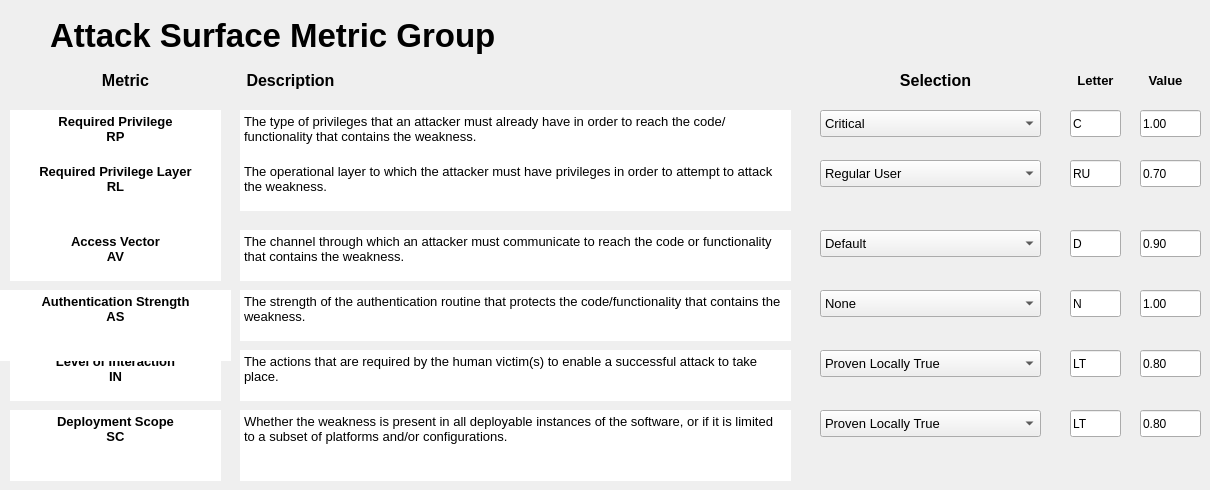
    <widget class="QWidget" name="tab_3">
     <attribute name="title">
      <string>Attack Surface</string>
     </attribute>
     <widget class="QLineEdit" name="txtB_AS_AS_Value">
      <property name="geometry">
       <rect>
        <x>1140</x>
        <y>290</y>
        <width>61</width>
        <height>27</height>
       </rect>
      </property>
      <property name="text">
       <string>1.00</string>
      </property>
     </widget>
     <widget class="QTextEdit" name="textEdit_11">
      <property name="geometry">
       <rect>
        <x>240</x>
        <y>110</y>
        <width>551</width>
        <height>51</height>
       </rect>
      </property>
      <property name="frameShape">
       <enum>QFrame::NoFrame</enum>
      </property>
      <property name="lineWidth">
       <number>0</number>
      </property>
      <property name="html">
       <string>&lt;!DOCTYPE HTML PUBLIC &quot;-//W3C//DTD HTML 4.0//EN&quot; &quot;http://www.w3.org/TR/REC-html40/strict.dtd&quot;&gt;
&lt;html&gt;&lt;head&gt;&lt;meta name=&quot;qrichtext&quot; content=&quot;1&quot; /&gt;&lt;style type=&quot;text/css&quot;&gt;
p, li { white-space: pre-wrap; }
&lt;/style&gt;&lt;/head&gt;&lt;body style=&quot; font-family:'.AppleSystemUIFont'; font-size:10pt; font-weight:400; font-style:normal;&quot;&gt;
&lt;p style=&quot; margin-top:0px; margin-bottom:0px; margin-left:0px; margin-right:0px; -qt-block-indent:0; text-indent:0px;&quot;&gt;&lt;span style=&quot; font-family:'MS Shell Dlg 2';&quot;&gt;The type of privileges that an attacker must already have in order to reach the code/functionality that contains the weakness. &lt;/span&gt;&lt;/p&gt;&lt;/body&gt;&lt;/html&gt;</string>
      </property>
     </widget>
     <widget class="QComboBox" name="cBox_AS_AV">
      <property name="geometry">
       <rect>
        <x>820</x>
        <y>230</y>
        <width>221</width>
        <height>27</height>
       </rect>
      </property>
      <property name="font">
       <font>
        <pointsize>10</pointsize>
       </font>
      </property>
      <item>
       <property name="text">
        <string>Default</string>
       </property>
      </item>
     </widget>
     <widget class="QLineEdit" name="txtB_AS_AV_Letter">
      <property name="geometry">
       <rect>
        <x>1070</x>
        <y>230</y>
        <width>51</width>
        <height>27</height>
       </rect>
      </property>
      <property name="text">
       <string>D</string>
      </property>
     </widget>
     <widget class="QTextEdit" name="textEdit_12">
      <property name="geometry">
       <rect>
        <x>240</x>
        <y>290</y>
        <width>551</width>
        <height>51</height>
       </rect>
      </property>
      <property name="frameShape">
       <enum>QFrame::NoFrame</enum>
      </property>
      <property name="lineWidth">
       <number>0</number>
      </property>
      <property name="html">
       <string>&lt;!DOCTYPE HTML PUBLIC &quot;-//W3C//DTD HTML 4.0//EN&quot; &quot;http://www.w3.org/TR/REC-html40/strict.dtd&quot;&gt;
&lt;html&gt;&lt;head&gt;&lt;meta name=&quot;qrichtext&quot; content=&quot;1&quot; /&gt;&lt;style type=&quot;text/css&quot;&gt;
p, li { white-space: pre-wrap; }
&lt;/style&gt;&lt;/head&gt;&lt;body style=&quot; font-family:'.AppleSystemUIFont'; font-size:10pt; font-weight:400; font-style:normal;&quot;&gt;
&lt;p style=&quot; margin-top:0px; margin-bottom:0px; margin-left:0px; margin-right:0px; -qt-block-indent:0; text-indent:0px;&quot;&gt;&lt;span style=&quot; font-family:'MS Shell Dlg 2';&quot;&gt;The strength of the authentication routine that protects the code/functionality that contains the weakness. &lt;/span&gt;&lt;/p&gt;&lt;/body&gt;&lt;/html&gt;</string>
      </property>
     </widget>
     <widget class="QLineEdit" name="txtB_AS_RP_Letter">
      <property name="geometry">
       <rect>
        <x>1070</x>
        <y>110</y>
        <width>51</width>
        <height>27</height>
       </rect>
      </property>
      <property name="text">
       <string>C</string>
      </property>
     </widget>
     <widget class="QLineEdit" name="txtB_AS_AV_Value">
      <property name="geometry">
       <rect>
        <x>1140</x>
        <y>230</y>
        <width>61</width>
        <height>27</height>
       </rect>
      </property>
      <property name="text">
       <string>0.90</string>
      </property>
     </widget>
     <widget class="QLabel" name="label_17">
      <property name="geometry">
       <rect>
        <x>1140</x>
        <y>70</y>
        <width>51</width>
        <height>21</height>
       </rect>
      </property>
      <property name="font">
       <font>
        <pointsize>12</pointsize>
        <weight>75</weight>
        <bold>true</bold>
       </font>
      </property>
      <property name="text">
       <string>&lt;html&gt;&lt;head/&gt;&lt;body&gt;&lt;p&gt;&lt;span style=&quot; font-size:10pt;&quot;&gt;Value&lt;/span&gt;&lt;/p&gt;&lt;/body&gt;&lt;/html&gt;</string>
      </property>
      <property name="alignment">
       <set>Qt::AlignCenter</set>
      </property>
     </widget>
     <widget class="QComboBox" name="cBox_AS_IN">
      <property name="geometry">
       <rect>
        <x>820</x>
        <y>350</y>
        <width>221</width>
        <height>27</height>
       </rect>
      </property>
      <property name="font">
       <font>
        <pointsize>10</pointsize>
       </font>
      </property>
      <item>
       <property name="text">
        <string>Proven Locally True</string>
       </property>
      </item>
     </widget>
     <widget class="QLineEdit" name="txtB_AS_RP_Value">
      <property name="geometry">
       <rect>
        <x>1140</x>
        <y>110</y>
        <width>61</width>
        <height>27</height>
       </rect>
      </property>
      <property name="text">
       <string>1.00</string>
      </property>
     </widget>
     <widget class="QTextEdit" name="textEdit_13">
      <property name="geometry">
       <rect>
        <x>240</x>
        <y>160</y>
        <width>551</width>
        <height>51</height>
       </rect>
      </property>
      <property name="frameShape">
       <enum>QFrame::NoFrame</enum>
      </property>
      <property name="lineWidth">
       <number>0</number>
      </property>
      <property name="html">
       <string>&lt;!DOCTYPE HTML PUBLIC &quot;-//W3C//DTD HTML 4.0//EN&quot; &quot;http://www.w3.org/TR/REC-html40/strict.dtd&quot;&gt;
&lt;html&gt;&lt;head&gt;&lt;meta name=&quot;qrichtext&quot; content=&quot;1&quot; /&gt;&lt;style type=&quot;text/css&quot;&gt;
p, li { white-space: pre-wrap; }
&lt;/style&gt;&lt;/head&gt;&lt;body style=&quot; font-family:'.AppleSystemUIFont'; font-size:10pt; font-weight:400; font-style:normal;&quot;&gt;
&lt;p style=&quot; margin-top:0px; margin-bottom:0px; margin-left:0px; margin-right:0px; -qt-block-indent:0; text-indent:0px;&quot;&gt;&lt;span style=&quot; font-family:'MS Shell Dlg 2';&quot;&gt;The operational layer to which the attacker must have privileges in order to attempt to attack the weakness. &lt;/span&gt;&lt;/p&gt;&lt;/body&gt;&lt;/html&gt;</string>
      </property>
     </widget>
     <widget class="QComboBox" name="cBox_AS_RL">
      <property name="geometry">
       <rect>
        <x>820</x>
        <y>160</y>
        <width>221</width>
        <height>27</height>
       </rect>
      </property>
      <property name="font">
       <font>
        <pointsize>10</pointsize>
       </font>
      </property>
      <item>
       <property name="text">
        <string>Regular User</string>
       </property>
      </item>
     </widget>
     <widget class="QLineEdit" name="txtB_AS_RL_Value">
      <property name="geometry">
       <rect>
        <x>1140</x>
        <y>160</y>
        <width>61</width>
        <height>27</height>
       </rect>
      </property>
      <property name="text">
       <string>0.70</string>
      </property>
     </widget>
     <widget class="QComboBox" name="cBox_AS_AS">
      <property name="geometry">
       <rect>
        <x>820</x>
        <y>290</y>
        <width>221</width>
        <height>27</height>
       </rect>
      </property>
      <property name="font">
       <font>
        <pointsize>10</pointsize>
       </font>
      </property>
      <item>
       <property name="text">
        <string>None</string>
       </property>
      </item>
     </widget>
     <widget class="QLabel" name="label_18">
      <property name="geometry">
       <rect>
        <x>90</x>
        <y>70</y>
        <width>71</width>
        <height>21</height>
       </rect>
      </property>
      <property name="font">
       <font>
        <pointsize>12</pointsize>
        <weight>75</weight>
        <bold>true</bold>
       </font>
      </property>
      <property name="text">
       <string>Metric</string>
      </property>
      <property name="alignment">
       <set>Qt::AlignCenter</set>
      </property>
     </widget>
     <widget class="QTextEdit" name="textEdit_14">
      <property name="geometry">
       <rect>
        <x>10</x>
        <y>230</y>
        <width>211</width>
        <height>51</height>
       </rect>
      </property>
      <property name="frameShape">
       <enum>QFrame::NoFrame</enum>
      </property>
      <property name="lineWidth">
       <number>0</number>
      </property>
      <property name="html">
       <string>&lt;!DOCTYPE HTML PUBLIC &quot;-//W3C//DTD HTML 4.0//EN&quot; &quot;http://www.w3.org/TR/REC-html40/strict.dtd&quot;&gt;
&lt;html&gt;&lt;head&gt;&lt;meta name=&quot;qrichtext&quot; content=&quot;1&quot; /&gt;&lt;style type=&quot;text/css&quot;&gt;
p, li { white-space: pre-wrap; }
&lt;/style&gt;&lt;/head&gt;&lt;body style=&quot; font-family:'.AppleSystemUIFont'; font-size:10pt; font-weight:400; font-style:normal;&quot;&gt;
&lt;p align=&quot;center&quot; style=&quot; margin-top:0px; margin-bottom:0px; margin-left:0px; margin-right:0px; -qt-block-indent:0; text-indent:0px;&quot;&gt;&lt;span style=&quot; font-family:'Ubuntu'; font-weight:600;&quot;&gt;Access Vector&lt;/span&gt;&lt;/p&gt;
&lt;p align=&quot;center&quot; style=&quot; margin-top:0px; margin-bottom:0px; margin-left:0px; margin-right:0px; -qt-block-indent:0; text-indent:0px;&quot;&gt;&lt;span style=&quot; font-family:'Ubuntu'; font-weight:600;&quot;&gt;AV&lt;/span&gt;&lt;/p&gt;&lt;/body&gt;&lt;/html&gt;</string>
      </property>
     </widget>
     <widget class="QTextEdit" name="textEdit_15">
      <property name="geometry">
       <rect>
        <x>10</x>
        <y>350</y>
        <width>211</width>
        <height>51</height>
       </rect>
      </property>
      <property name="frameShape">
       <enum>QFrame::NoFrame</enum>
      </property>
      <property name="lineWidth">
       <number>0</number>
      </property>
      <property name="html">
       <string>&lt;!DOCTYPE HTML PUBLIC &quot;-//W3C//DTD HTML 4.0//EN&quot; &quot;http://www.w3.org/TR/REC-html40/strict.dtd&quot;&gt;
&lt;html&gt;&lt;head&gt;&lt;meta name=&quot;qrichtext&quot; content=&quot;1&quot; /&gt;&lt;style type=&quot;text/css&quot;&gt;
p, li { white-space: pre-wrap; }
&lt;/style&gt;&lt;/head&gt;&lt;body style=&quot; font-family:'.AppleSystemUIFont'; font-size:10pt; font-weight:400; font-style:normal;&quot;&gt;
&lt;p align=&quot;center&quot; style=&quot; margin-top:0px; margin-bottom:0px; margin-left:0px; margin-right:0px; -qt-block-indent:0; text-indent:0px;&quot;&gt;&lt;span style=&quot; font-family:'Ubuntu'; font-weight:600;&quot;&gt;Level of Interaction&lt;/span&gt;&lt;/p&gt;
&lt;p align=&quot;center&quot; style=&quot; margin-top:0px; margin-bottom:0px; margin-left:0px; margin-right:0px; -qt-block-indent:0; text-indent:0px;&quot;&gt;&lt;span style=&quot; font-family:'Ubuntu'; font-weight:600;&quot;&gt;IN&lt;/span&gt;&lt;/p&gt;&lt;/body&gt;&lt;/html&gt;</string>
      </property>
     </widget>
     <widget class="QComboBox" name="cBox_AS_RP">
      <property name="geometry">
       <rect>
        <x>820</x>
        <y>110</y>
        <width>221</width>
        <height>27</height>
       </rect>
      </property>
      <property name="font">
       <font>
        <pointsize>10</pointsize>
       </font>
      </property>
      <item>
       <property name="text">
        <string>Critical</string>
       </property>
      </item>
     </widget>
     <widget class="QLabel" name="label_19">
      <property name="geometry">
       <rect>
        <x>50</x>
        <y>0</y>
        <width>1141</width>
        <height>71</height>
       </rect>
      </property>
      <property name="font">
       <font>
        <pointsize>25</pointsize>
        <weight>75</weight>
        <italic>false</italic>
        <bold>true</bold>
        <underline>false</underline>
        <strikeout>false</strikeout>
        <kerning>true</kerning>
       </font>
      </property>
      <property name="text">
       <string>Attack Surface Metric Group</string>
      </property>
     </widget>
     <widget class="QLabel" name="label_20">
      <property name="geometry">
       <rect>
        <x>230</x>
        <y>70</y>
        <width>121</width>
        <height>21</height>
       </rect>
      </property>
      <property name="font">
       <font>
        <pointsize>12</pointsize>
        <weight>75</weight>
        <bold>true</bold>
       </font>
      </property>
      <property name="text">
       <string>Description</string>
      </property>
      <property name="alignment">
       <set>Qt::AlignCenter</set>
      </property>
     </widget>
     <widget class="QLineEdit" name="txtB_AS_IN_Value">
      <property name="geometry">
       <rect>
        <x>1140</x>
        <y>350</y>
        <width>61</width>
        <height>27</height>
       </rect>
      </property>
      <property name="text">
       <string>0.80</string>
      </property>
     </widget>
     <widget class="QTextEdit" name="textEdit_16">
      <property name="geometry">
       <rect>
        <x>0</x>
        <y>290</y>
        <width>231</width>
        <height>71</height>
       </rect>
      </property>
      <property name="frameShape">
       <enum>QFrame::NoFrame</enum>
      </property>
      <property name="lineWidth">
       <number>0</number>
      </property>
      <property name="html">
       <string>&lt;!DOCTYPE HTML PUBLIC &quot;-//W3C//DTD HTML 4.0//EN&quot; &quot;http://www.w3.org/TR/REC-html40/strict.dtd&quot;&gt;
&lt;html&gt;&lt;head&gt;&lt;meta name=&quot;qrichtext&quot; content=&quot;1&quot; /&gt;&lt;style type=&quot;text/css&quot;&gt;
p, li { white-space: pre-wrap; }
&lt;/style&gt;&lt;/head&gt;&lt;body style=&quot; font-family:'.AppleSystemUIFont'; font-size:10pt; font-weight:400; font-style:normal;&quot;&gt;
&lt;p align=&quot;center&quot; style=&quot; margin-top:0px; margin-bottom:0px; margin-left:0px; margin-right:0px; -qt-block-indent:0; text-indent:0px;&quot;&gt;&lt;span style=&quot; font-family:'Ubuntu'; font-weight:600;&quot;&gt;Authentication Strength&lt;/span&gt;&lt;/p&gt;
&lt;p align=&quot;center&quot; style=&quot; margin-top:0px; margin-bottom:0px; margin-left:0px; margin-right:0px; -qt-block-indent:0; text-indent:0px;&quot;&gt;&lt;span style=&quot; font-family:'Ubuntu'; font-weight:600;&quot;&gt;AS&lt;/span&gt;&lt;/p&gt;&lt;/body&gt;&lt;/html&gt;</string>
      </property>
     </widget>
     <widget class="QTextEdit" name="textEdit_1">
      <property name="geometry">
       <rect>
        <x>240</x>
        <y>350</y>
        <width>551</width>
        <height>51</height>
       </rect>
      </property>
      <property name="frameShape">
       <enum>QFrame::NoFrame</enum>
      </property>
      <property name="lineWidth">
       <number>0</number>
      </property>
      <property name="html">
       <string>&lt;!DOCTYPE HTML PUBLIC &quot;-//W3C//DTD HTML 4.0//EN&quot; &quot;http://www.w3.org/TR/REC-html40/strict.dtd&quot;&gt;
&lt;html&gt;&lt;head&gt;&lt;meta name=&quot;qrichtext&quot; content=&quot;1&quot; /&gt;&lt;style type=&quot;text/css&quot;&gt;
p, li { white-space: pre-wrap; }
&lt;/style&gt;&lt;/head&gt;&lt;body style=&quot; font-family:'.AppleSystemUIFont'; font-size:10pt; font-weight:400; font-style:normal;&quot;&gt;
&lt;p style=&quot; margin-top:0px; margin-bottom:0px; margin-left:0px; margin-right:0px; -qt-block-indent:0; text-indent:0px;&quot;&gt;&lt;span style=&quot; font-family:'MS Shell Dlg 2';&quot;&gt;The actions that are required by the human victim(s) to enable a successful attack to take place. &lt;/span&gt;&lt;/p&gt;&lt;/body&gt;&lt;/html&gt;</string>
      </property>
     </widget>
     <widget class="QLabel" name="label_21">
      <property name="geometry">
       <rect>
        <x>1070</x>
        <y>70</y>
        <width>51</width>
        <height>21</height>
       </rect>
      </property>
      <property name="font">
       <font>
        <pointsize>12</pointsize>
        <weight>75</weight>
        <bold>true</bold>
       </font>
      </property>
      <property name="text">
       <string>&lt;html&gt;&lt;head/&gt;&lt;body&gt;&lt;p&gt;&lt;span style=&quot; font-size:10pt;&quot;&gt;Letter&lt;/span&gt;&lt;/p&gt;&lt;/body&gt;&lt;/html&gt;</string>
      </property>
      <property name="alignment">
       <set>Qt::AlignCenter</set>
      </property>
     </widget>
     <widget class="QTextEdit" name="textEdit_18">
      <property name="geometry">
       <rect>
        <x>10</x>
        <y>160</y>
        <width>211</width>
        <height>71</height>
       </rect>
      </property>
      <property name="frameShape">
       <enum>QFrame::NoFrame</enum>
      </property>
      <property name="lineWidth">
       <number>0</number>
      </property>
      <property name="html">
       <string>&lt;!DOCTYPE HTML PUBLIC &quot;-//W3C//DTD HTML 4.0//EN&quot; &quot;http://www.w3.org/TR/REC-html40/strict.dtd&quot;&gt;
&lt;html&gt;&lt;head&gt;&lt;meta name=&quot;qrichtext&quot; content=&quot;1&quot; /&gt;&lt;style type=&quot;text/css&quot;&gt;
p, li { white-space: pre-wrap; }
&lt;/style&gt;&lt;/head&gt;&lt;body style=&quot; font-family:'.AppleSystemUIFont'; font-size:10pt; font-weight:400; font-style:normal;&quot;&gt;
&lt;p align=&quot;center&quot; style=&quot; margin-top:0px; margin-bottom:0px; margin-left:0px; margin-right:0px; -qt-block-indent:0; text-indent:0px;&quot;&gt;&lt;span style=&quot; font-family:'Ubuntu'; font-weight:600;&quot;&gt;Required Privilege Layer&lt;/span&gt;&lt;/p&gt;
&lt;p align=&quot;center&quot; style=&quot; margin-top:0px; margin-bottom:0px; margin-left:0px; margin-right:0px; -qt-block-indent:0; text-indent:0px;&quot;&gt;&lt;span style=&quot; font-family:'Ubuntu'; font-weight:600;&quot;&gt;RL&lt;/span&gt;&lt;/p&gt;&lt;/body&gt;&lt;/html&gt;</string>
      </property>
     </widget>
     <widget class="QLineEdit" name="txtB_AS_AS_Letter">
      <property name="geometry">
       <rect>
        <x>1070</x>
        <y>290</y>
        <width>51</width>
        <height>27</height>
       </rect>
      </property>
      <property name="text">
       <string>N</string>
      </property>
     </widget>
     <widget class="QLabel" name="label_22">
      <property name="geometry">
       <rect>
        <x>870</x>
        <y>70</y>
        <width>131</width>
        <height>21</height>
       </rect>
      </property>
      <property name="font">
       <font>
        <pointsize>12</pointsize>
        <weight>75</weight>
        <bold>true</bold>
       </font>
      </property>
      <property name="text">
       <string>Selection</string>
      </property>
      <property name="alignment">
       <set>Qt::AlignCenter</set>
      </property>
     </widget>
     <widget class="QLineEdit" name="txtB_AS_IN_Letter">
      <property name="geometry">
       <rect>
        <x>1070</x>
        <y>350</y>
        <width>51</width>
        <height>27</height>
       </rect>
      </property>
      <property name="text">
       <string>LT</string>
      </property>
     </widget>
     <widget class="QTextEdit" name="textEdit_19">
      <property name="geometry">
       <rect>
        <x>240</x>
        <y>230</y>
        <width>551</width>
        <height>51</height>
       </rect>
      </property>
      <property name="frameShape">
       <enum>QFrame::NoFrame</enum>
      </property>
      <property name="lineWidth">
       <number>0</number>
      </property>
      <property name="html">
       <string>&lt;!DOCTYPE HTML PUBLIC &quot;-//W3C//DTD HTML 4.0//EN&quot; &quot;http://www.w3.org/TR/REC-html40/strict.dtd&quot;&gt;
&lt;html&gt;&lt;head&gt;&lt;meta name=&quot;qrichtext&quot; content=&quot;1&quot; /&gt;&lt;style type=&quot;text/css&quot;&gt;
p, li { white-space: pre-wrap; }
&lt;/style&gt;&lt;/head&gt;&lt;body style=&quot; font-family:'.AppleSystemUIFont'; font-size:10pt; font-weight:400; font-style:normal;&quot;&gt;
&lt;p style=&quot; margin-top:0px; margin-bottom:0px; margin-left:0px; margin-right:0px; -qt-block-indent:0; text-indent:0px;&quot;&gt;&lt;span style=&quot; font-family:'MS Shell Dlg 2';&quot;&gt;The channel through which an attacker must communicate to reach the code or functionality that contains the weakness. &lt;/span&gt;&lt;/p&gt;&lt;/body&gt;&lt;/html&gt;</string>
      </property>
     </widget>
     <widget class="QTextEdit" name="textEdit_20">
      <property name="geometry">
       <rect>
        <x>10</x>
        <y>110</y>
        <width>211</width>
        <height>51</height>
       </rect>
      </property>
      <property name="frameShape">
       <enum>QFrame::NoFrame</enum>
      </property>
      <property name="lineWidth">
       <number>0</number>
      </property>
      <property name="html">
       <string>&lt;!DOCTYPE HTML PUBLIC &quot;-//W3C//DTD HTML 4.0//EN&quot; &quot;http://www.w3.org/TR/REC-html40/strict.dtd&quot;&gt;
&lt;html&gt;&lt;head&gt;&lt;meta name=&quot;qrichtext&quot; content=&quot;1&quot; /&gt;&lt;style type=&quot;text/css&quot;&gt;
p, li { white-space: pre-wrap; }
&lt;/style&gt;&lt;/head&gt;&lt;body style=&quot; font-family:'.AppleSystemUIFont'; font-size:10pt; font-weight:400; font-style:normal;&quot;&gt;
&lt;p align=&quot;center&quot; style=&quot; margin-top:0px; margin-bottom:0px; margin-left:0px; margin-right:0px; -qt-block-indent:0; text-indent:0px;&quot;&gt;&lt;span style=&quot; font-family:'Ubuntu'; font-weight:600;&quot;&gt;Required Privilege&lt;/span&gt;&lt;/p&gt;
&lt;p align=&quot;center&quot; style=&quot; margin-top:0px; margin-bottom:0px; margin-left:0px; margin-right:0px; -qt-block-indent:0; text-indent:0px;&quot;&gt;&lt;span style=&quot; font-family:'Ubuntu'; font-weight:600;&quot;&gt;RP&lt;/span&gt;&lt;/p&gt;&lt;/body&gt;&lt;/html&gt;</string>
      </property>
     </widget>
     <widget class="QLineEdit" name="txtB_AS_RL_Letter">
      <property name="geometry">
       <rect>
        <x>1070</x>
        <y>160</y>
        <width>51</width>
        <height>27</height>
       </rect>
      </property>
      <property name="text">
       <string>RU</string>
      </property>
     </widget>
     <widget class="QTextEdit" name="textEdit_31">
      <property name="geometry">
       <rect>
        <x>10</x>
        <y>410</y>
        <width>211</width>
        <height>71</height>
       </rect>
      </property>
      <property name="frameShape">
       <enum>QFrame::NoFrame</enum>
      </property>
      <property name="lineWidth">
       <number>0</number>
      </property>
      <property name="html">
       <string>&lt;!DOCTYPE HTML PUBLIC &quot;-//W3C//DTD HTML 4.0//EN&quot; &quot;http://www.w3.org/TR/REC-html40/strict.dtd&quot;&gt;
&lt;html&gt;&lt;head&gt;&lt;meta name=&quot;qrichtext&quot; content=&quot;1&quot; /&gt;&lt;style type=&quot;text/css&quot;&gt;
p, li { white-space: pre-wrap; }
&lt;/style&gt;&lt;/head&gt;&lt;body style=&quot; font-family:'.AppleSystemUIFont'; font-size:10pt; font-weight:400; font-style:normal;&quot;&gt;
&lt;p align=&quot;center&quot; style=&quot; margin-top:0px; margin-bottom:0px; margin-left:0px; margin-right:0px; -qt-block-indent:0; text-indent:0px;&quot;&gt;&lt;span style=&quot; font-family:'Ubuntu'; font-weight:600;&quot;&gt;Deployment Scope&lt;/span&gt;&lt;/p&gt;
&lt;p align=&quot;center&quot; style=&quot; margin-top:0px; margin-bottom:0px; margin-left:0px; margin-right:0px; -qt-block-indent:0; text-indent:0px;&quot;&gt;&lt;span style=&quot; font-family:'Ubuntu'; font-weight:600;&quot;&gt;SC&lt;/span&gt;&lt;/p&gt;&lt;/body&gt;&lt;/html&gt;</string>
      </property>
     </widget>
     <widget class="QLineEdit" name="txtB_AS_SC_Value">
      <property name="geometry">
       <rect>
        <x>1140</x>
        <y>410</y>
        <width>61</width>
        <height>27</height>
       </rect>
      </property>
      <property name="text">
       <string>0.80</string>
      </property>
     </widget>
     <widget class="QTextEdit" name="textEdit_17">
      <property name="geometry">
       <rect>
        <x>240</x>
        <y>410</y>
        <width>551</width>
        <height>71</height>
       </rect>
      </property>
      <property name="frameShape">
       <enum>QFrame::NoFrame</enum>
      </property>
      <property name="lineWidth">
       <number>0</number>
      </property>
      <property name="html">
       <string>&lt;!DOCTYPE HTML PUBLIC &quot;-//W3C//DTD HTML 4.0//EN&quot; &quot;http://www.w3.org/TR/REC-html40/strict.dtd&quot;&gt;
&lt;html&gt;&lt;head&gt;&lt;meta name=&quot;qrichtext&quot; content=&quot;1&quot; /&gt;&lt;style type=&quot;text/css&quot;&gt;
p, li { white-space: pre-wrap; }
&lt;/style&gt;&lt;/head&gt;&lt;body style=&quot; font-family:'.AppleSystemUIFont'; font-size:10pt; font-weight:400; font-style:normal;&quot;&gt;
&lt;p style=&quot; margin-top:0px; margin-bottom:0px; margin-left:0px; margin-right:0px; -qt-block-indent:0; text-indent:0px;&quot;&gt;&lt;span style=&quot; font-family:'MS Shell Dlg 2';&quot;&gt;Whether the weakness is present in all deployable instances of the software, or if it is limited to a subset of platforms and/or configurations. &lt;/span&gt;&lt;/p&gt;&lt;/body&gt;&lt;/html&gt;</string>
      </property>
     </widget>
     <widget class="QLineEdit" name="txtB_AS_SC_Letter">
      <property name="geometry">
       <rect>
        <x>1070</x>
        <y>410</y>
        <width>51</width>
        <height>27</height>
       </rect>
      </property>
      <property name="text">
       <string>LT</string>
      </property>
     </widget>
     <widget class="QComboBox" name="cBox_AS_SC">
      <property name="geometry">
       <rect>
        <x>820</x>
        <y>410</y>
        <width>221</width>
        <height>27</height>
       </rect>
      </property>
      <property name="font">
       <font>
        <pointsize>10</pointsize>
       </font>
      </property>
      <item>
       <property name="text">
        <string>Proven Locally True</string>
       </property>
      </item>
     </widget>
    </widget>
